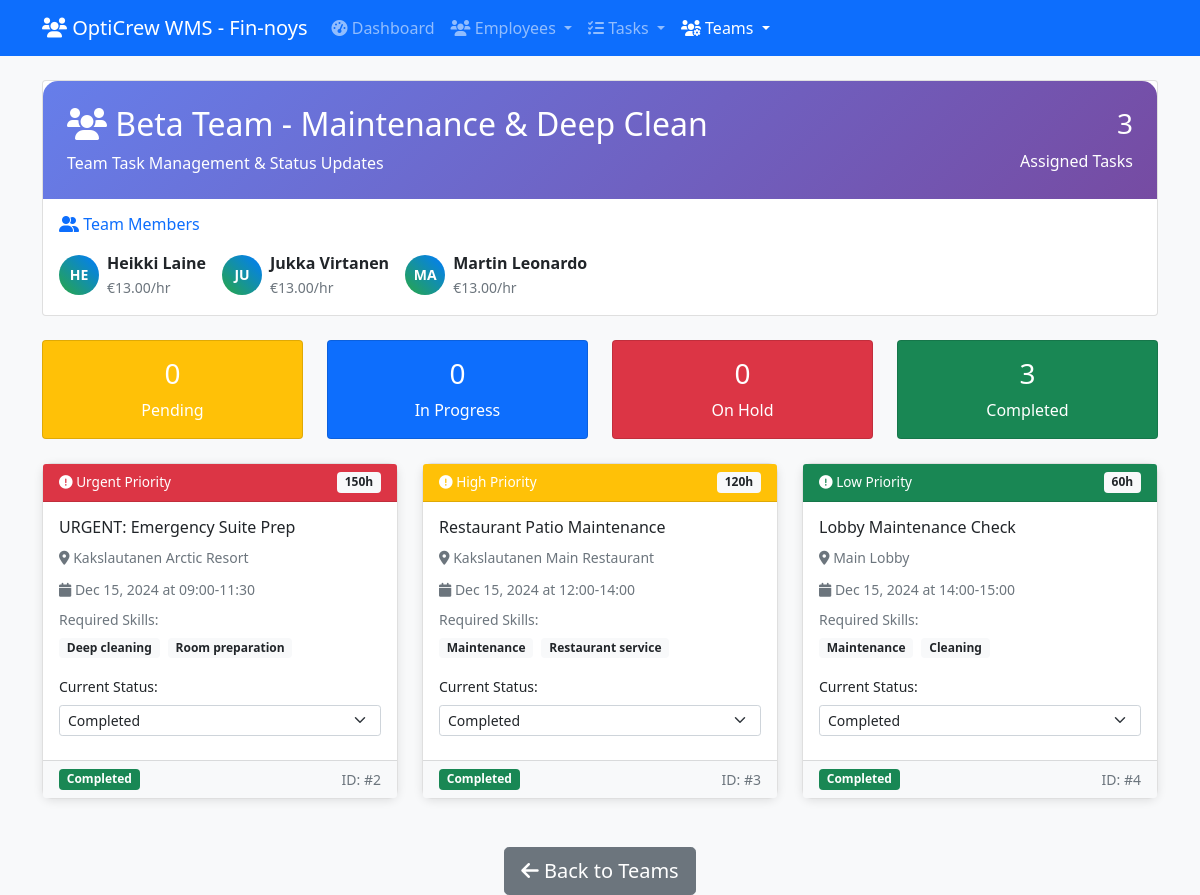
/team_tasks.php?team_id=2, run on the app's committed database.
### tables this page shows
CREATE TABLE `teams` (
  `id` int(11) NOT NULL,
  `team_name` varchar(255) NOT NULL,
  `created_at` timestamp NOT NULL DEFAULT current_timestamp()
);

CREATE TABLE `employees` (
  `id` int(11) NOT NULL,
  `name` varchar(255) NOT NULL,
  `skills` longtext DEFAULT NULL CHECK (json_valid(`skills`)),
  `hourly_rate` decimal(10,2) DEFAULT NULL,
  `pay_period` varchar(50) DEFAULT NULL,
  `max_hours_per_3weeks` int(11) DEFAULT NULL,
  `trial_period_months` int(11) DEFAULT NULL,
  `collective_agreement` varchar(255) DEFAULT NULL,
  `insurance` text DEFAULT NULL,
  `start_date` date DEFAULT NULL,
  `end_date` date DEFAULT NULL,
  `principal_duties` text DEFAULT NULL,
  `created_at` timestamp NOT NULL DEFAULT current_timestamp()
);

CREATE TABLE `tasks` (
  `id` int(11) NOT NULL,
  `title` varchar(255) NOT NULL,
  `required_skills` longtext DEFAULT NULL CHECK (json_valid(`required_skills`)),
  `estimated_duration` int(11) DEFAULT NULL,
  `priority_level` varchar(50) DEFAULT NULL,
  `scheduled_date` date DEFAULT NULL,
  `time_slot` varchar(50) DEFAULT NULL,
  `location` varchar(255) DEFAULT NULL,
  `team_id` int(11) DEFAULT NULL,
  `status` varchar(50) DEFAULT 'pending',
  `created_at` timestamp NOT NULL DEFAULT current_timestamp()
);

### team_tasks.php (the view, shortened to what this page needs)
<?php
$db = getDB();
$team_id = isset($_GET['team_id']) ? intval($_GET['team_id']) : 0;
$team_stmt = $db->prepare("SELECT * FROM teams WHERE id = ?");
$team_stmt->execute([$team_id]);
$team = $team_stmt->fetch(PDO::FETCH_ASSOC);
$members_query = "
    SELECT e.* FROM employees e
    JOIN team_members tm ON e.id = tm.employee_id
    WHERE tm.team_id = ?
    ORDER BY e.name
";
$members = $db->prepare($members_query);
$members->execute([$team_id]);
$team_members = $members->fetchAll(PDO::FETCH_ASSOC);
$tasks_query = "
    SELECT * FROM tasks
    WHERE team_id = ?
    ORDER BY
        CASE priority_level
            WHEN 'urgent' THEN 1
            WHEN 'high' THEN 2
            WHEN 'medium' THEN 3
            WHEN 'low' THEN 4
        END,
        scheduled_date ASC,
        created_at DESC
";
$tasks_stmt = $db->prepare($tasks_query);
$tasks_stmt->execute([$team_id]);
$tasks = $tasks_stmt->fetchAll(PDO::FETCH_ASSOC);
$status_colors = [
    'pending' => 'warning',
    'in_progress' => 'primary',
    'on_hold' => 'danger',
    'completed' => 'success'
];
$priority_colors = [
    'urgent' => 'danger',
    'high' => 'warning',
    'medium' => 'info',
    'low' => 'success'
];
?>
<!DOCTYPE html>
<html lang="en">
<head>
    <link href="https://cdn.jsdelivr.net/npm/bootstrap@5.1.3/dist/css/bootstrap.min.css" rel="stylesheet">
    <link href="https://cdnjs.cloudflare.com/ajax/libs/font-awesome/6.0.0/css/all.min.css" rel="stylesheet">
</head>
<body>
    <nav class="navbar navbar-expand-lg navbar-dark bg-primary">
        <div class="container">
            <a class="navbar-brand" href="index.php"><i class="fas fa-users"></i> OptiCrew WMS - Fin-noys</a>
            <div class="collapse navbar-collapse" id="navbarNav">
                <ul class="navbar-nav me-auto">
                    <li class="nav-item">
                        <a class="nav-link" href="index.php"><i class="fas fa-tachometer-alt"></i> Dashboard</a>
                    </li>
                    <li class="nav-item dropdown">
                        <a class="nav-link dropdown-toggle" href="#" role="button" data-bs-toggle="dropdown">
                            <i class="fas fa-users"></i> Employees
                        </a>
                    </li>
                    <li class="nav-item dropdown">
                        <a class="nav-link dropdown-toggle" href="#" role="button" data-bs-toggle="dropdown">
                            <i class="fas fa-tasks"></i> Tasks
                        </a>
                    </li>
                    <li class="nav-item dropdown">
                        <a class="nav-link dropdown-toggle active" href="#" role="button" data-bs-toggle="dropdown">
                            <i class="fas fa-users-cog"></i> Teams
                        </a>
                    </li>
                </ul>
            </div>
        </div>
    </nav>
    <div class="container mt-4">
        <div class="card mb-4">
            <div class="team-header p-4">
                <div class="row align-items-center">
                    <div class="col-md-8">
                        <h2><i class="fas fa-users"></i> <?php echo htmlspecialchars($team['team_name']); ?></h2>
                        <p class="mb-0">Team Task Management & Status Updates</p>
                    </div>
                    <div class="col-md-4 text-end">
                        <h3><?php echo count($tasks); ?></h3>
                        <p class="mb-0">Assigned Tasks</p>
                    </div>
                </div>
            </div>
            <div class="card-body">
                <h6 class="text-primary mb-3"><i class="fas fa-user-friends"></i> Team Members</h6>
                <div class="d-flex flex-wrap gap-3">
                    <?php foreach ($team_members as $member): ?>
                    <div class="d-flex align-items-center">
                        <div class="member-avatar me-2">
                            <?php echo strtoupper(substr($member['name'], 0, 2)); ?>
                        </div>
                        <div>
                            <strong><?php echo htmlspecialchars($member['name']); ?></strong><br>
                            <small class="text-muted">€<?php echo $member['hourly_rate']; ?>/hr</small>
                        </div>
                    </div>
                    <?php endforeach; ?>
                </div>
            </div>
        </div>
        <div class="row mb-4">
            <?php
            $status_counts = array_count_values(array_column($tasks, 'status'));
            $status_labels = [
                'pending' => 'Pending',
                'in_progress' => 'In Progress',
                'on_hold' => 'On Hold',
                'completed' => 'Completed'
            ];
            ?>
            <?php foreach ($status_labels as $status => $label): ?>
            <div class="col-md-3">
                <div class="card bg-<?php echo $status_colors[$status]; ?> text-white text-center p-3">
                    <h3><?php echo $status_counts[$status] ?? 0; ?></h3>
                    <p class="mb-0"><?php echo $label; ?></p>
                </div>
            </div>
            <?php endforeach; ?>
        </div>
        <div class="row">
            <?php if (empty($tasks)): ?>
            <div class="col-12">
                <div class="card task-card p-5 text-center">
                    <i class="fas fa-tasks fa-3x text-muted mb-3"></i>
                    <h4 class="text-muted">No Tasks Assigned</h4>
                    <p class="text-muted">This team has no tasks assigned yet.</p>
                    <a href="add_task.php" class="btn btn-primary">
                        <i class="fas fa-plus"></i> Add Task
                    </a>
                </div>
            </div>
            <?php else: ?>
                <?php foreach ($tasks as $task):
                    $required_skills = json_decode($task['required_skills'], true);
                ?>
                <div class="col-md-6 col-lg-4 mb-4">
                    <div class="card task-card h-100">
                        <div class="card-header bg-<?php echo $priority_colors[$task['priority_level']]; ?> text-white">
                            <div class="d-flex justify-content-between align-items-center">
                                <span class="task-priority">
                                    <i class="fas fa-exclamation-circle"></i>
                                    <?php echo ucfirst($task['priority_level']); ?> Priority
                                </span>
                                <span class="badge bg-light text-dark">
                                    <?php echo $task['estimated_duration']; ?>h
                                </span>
                            </div>
                        </div>
                        <div class="card-body">
                            <h6 class="card-title"><?php echo htmlspecialchars($task['title']); ?></h6>
                            <div class="mb-2">
                                <small class="text-muted">
                                    <i class="fas fa-map-marker-alt"></i> <?php echo htmlspecialchars($task['location']); ?>
                                </small>
                            </div>
                            <?php if ($task['scheduled_date']): ?>
                            <div class="mb-2">
                                <small class="text-muted">
                                    <i class="fas fa-calendar"></i>
                                    <?php echo date('M j, Y', strtotime($task['scheduled_date'])); ?>
                                    <?php if ($task['time_slot']): ?>
                                        at <?php echo $task['time_slot']; ?>
                                    <?php endif; ?>
                                </small>
                            </div>
                            <?php endif; ?>
                            <div class="mb-3">
                                <small class="text-muted d-block mb-1">Required Skills:</small>
                                <?php foreach ($required_skills as $skill): ?>
                                <span class="badge bg-light text-dark me-1"><?php echo ucfirst(str_replace('_', ' ', $skill)); ?></span>
                                <?php endforeach; ?>
                            </div>
                            <form method="POST" class="status-update-form">
                                <div class="mb-2">
                                    <label class="form-label small">Current Status:</label>
                                    <select name="new_status" class="form-select form-select-sm"
                                            onchange="this.form.submit()">
                                        <option value="completed" <?php echo $task['status'] == 'completed' ? 'selected' : ''; ?>>
                                            Completed
                                        </option>
                                    </select>
                                </div>
                            </form>
                        </div>
                        <div class="card-footer bg-light">
                            <div class="d-flex justify-content-between align-items-center">
                                <span class="badge bg-<?php echo $status_colors[$task['status']]; ?>">
                                    <?php echo ucfirst(str_replace('_', ' ', $task['status'])); ?>
                                </span>
                                <small class="text-muted">
                                    ID: #<?php echo $task['id']; ?>
                                </small>
                            </div>
                        </div>
                    </div>
                </div>
                <?php endforeach; ?>
            <?php endif; ?>
        </div>
        <div class="text-center mt-4">
            <a href="list_teams.php" class="btn btn-secondary btn-lg">
                <i class="fas fa-arrow-left"></i> Back to Teams
            </a>
        </div>
    </div>
</body>
</html>

### team_tasks.php (style rules this page uses)
body { background-color: #f8f9fa; }
.task-card { background: white; border-radius: 10px; box-shadow: 0 2px 10px rgba(0,0,0,0.1); transition: transform 0.2s ease; }
.team-header { background: linear-gradient(135deg, #667eea 0%, #764ba2 100%); color: white; border-radius: 15px 15px 0 0; }
.member-avatar { width: 40px; height: 40px; border-radius: 50%; background: linear-gradient(45deg, #28a745, #007bff); display: flex; align-items: center; justify-content: center; color: white; font-weight: bold; font-size: 14px; }
.task-priority { font-size: 0.85em; }

### data on the page
teams: team_name "Beta Team - Maintenance & Deep Clean"
employees: name "HE", name "Heikki Laine", hourly_rate "13.00"
employees: name "JU", name "Jukka Virtanen", hourly_rate "13.00"
employees: name "MA", name "Martin Leonardo", hourly_rate "13.00"
tasks: priority_level "Urgent", estimated_duration "150", title "URGENT: Emergency Suite Prep", location "Kakslautanen Arctic Resort", scheduled_date "Dec 15, 2024", time_slot "09:00-11:30", required_skills "Deep cleaning", required_skills "Room preparation", new_status "Completed", status "Completed", id "2"
tasks: priority_level "High", estimated_duration "120", title "Restaurant Patio Maintenance", location "Kakslautanen Main Restaurant", scheduled_date "Dec 15, 2024", time_slot "12:00-14:00", required_skills "Maintenance", required_skills "Restaurant service", new_status "Completed", status "Completed", id "3"
tasks: priority_level "Low", estimated_duration "60", title "Lobby Maintenance Check", location "Main Lobby", scheduled_date "Dec 15, 2024", time_slot "14:00-15:00", required_skills "Maintenance", required_skills "Cleaning", new_status "Completed", status "Completed", id "4"

### other printed values
count($tasks) "3"
$status_counts[$status] "0"
$label "Pending"
$label "In Progress"
$label "On Hold"
$status_counts[$status] "3"
$label "Completed"
